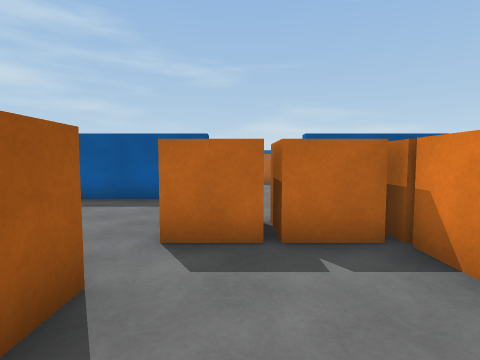
view 1 (above)

21 first-person views from a walk through a Unity game level. The camera is 1.2 m above the floor, tilts 4° down and sees 80° across. The floor is counted in squares, 1 m on a side. Each view is taken from the middle of a square. On the plan, view 1 faces up. The plan holds only what a view shows up to about 13 squares ahead; the rest is blank. The place goes on beyond the plan. The player character is not drawn.

view 2
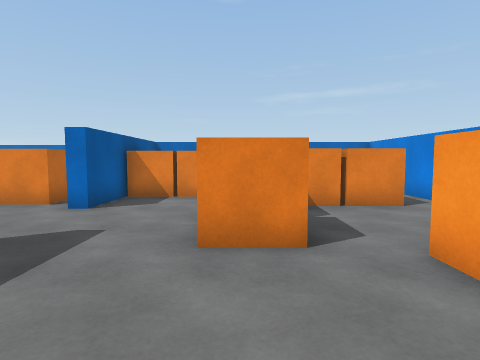

view 3
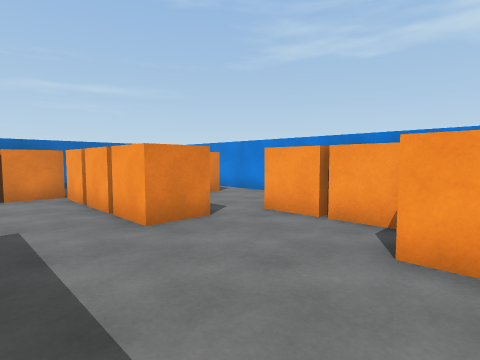

view 4
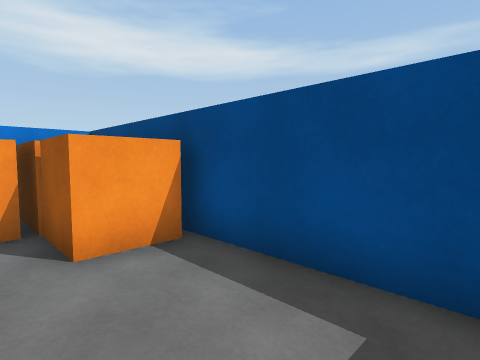

view 5
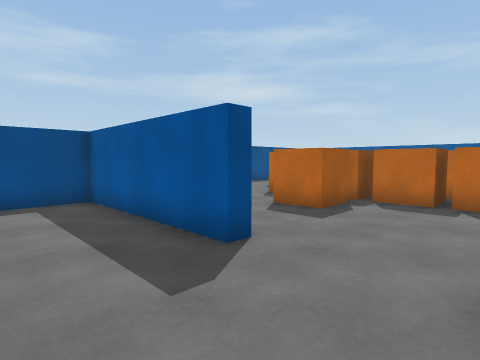

view 6
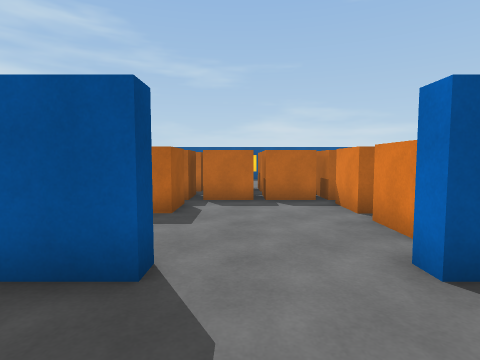

view 7
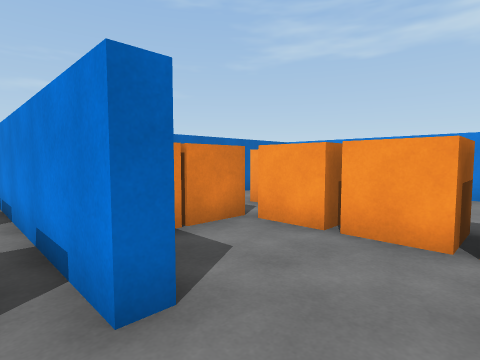

view 8
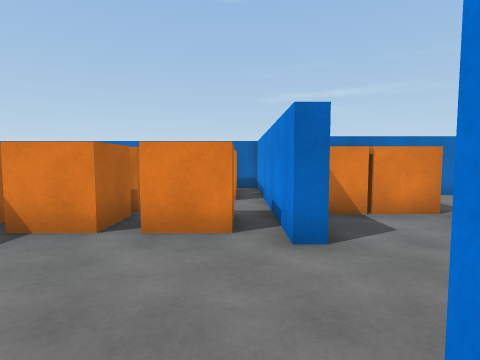

view 9
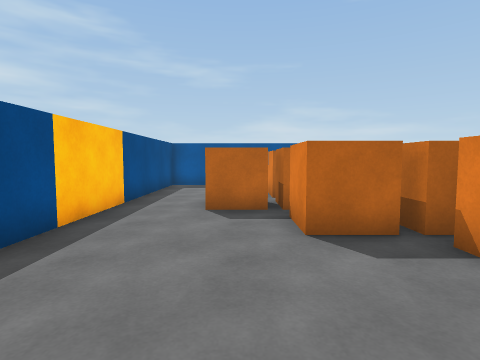

view 10
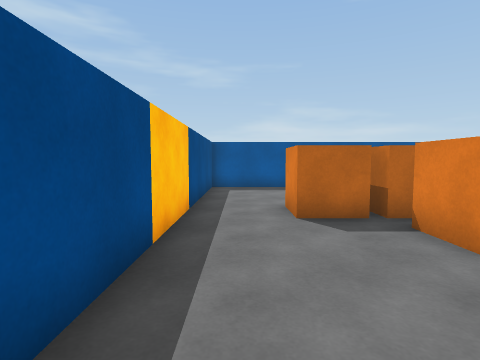

view 11
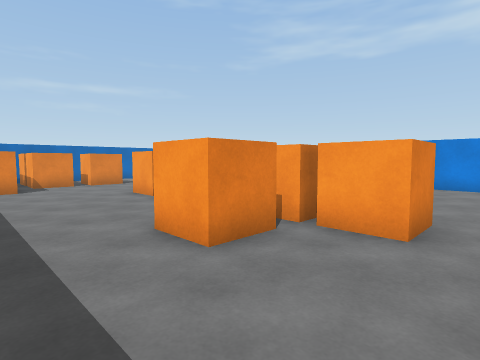

view 12
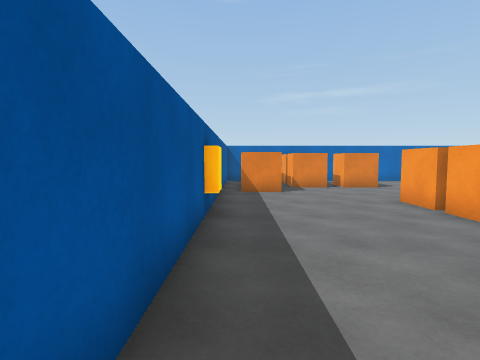

view 13
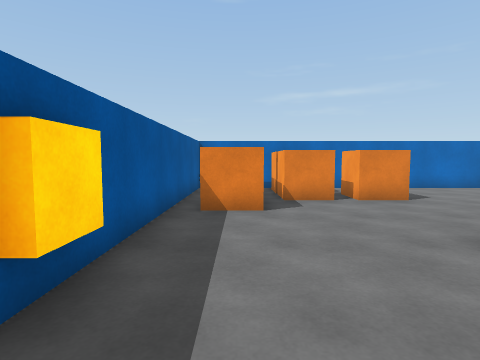

view 14
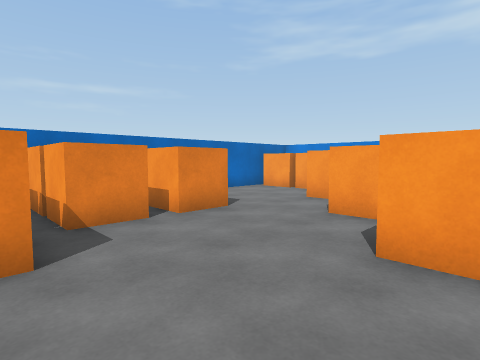

view 15
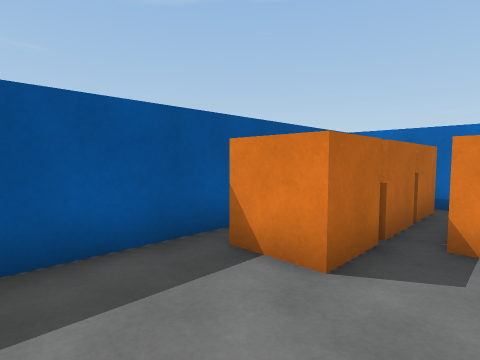

view 16
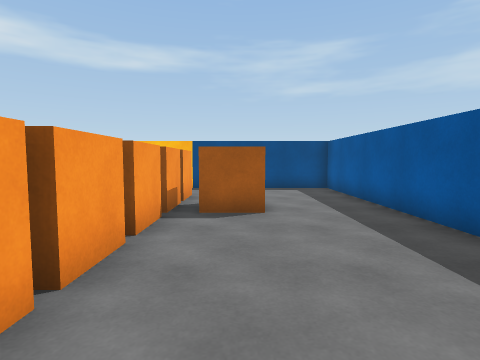

view 17
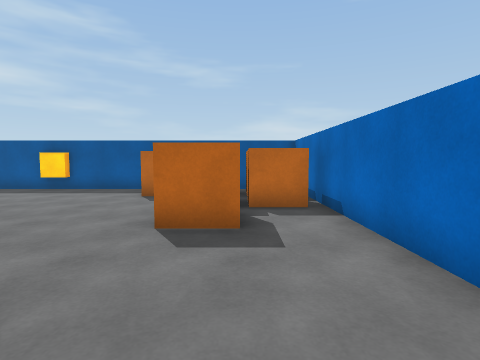

view 18
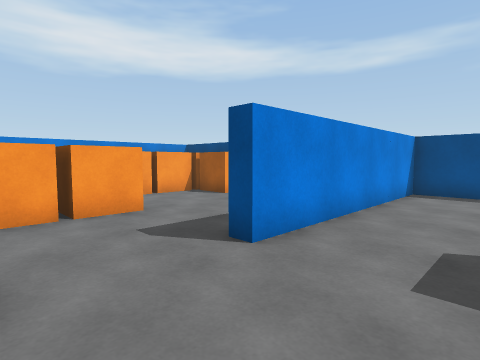

view 19
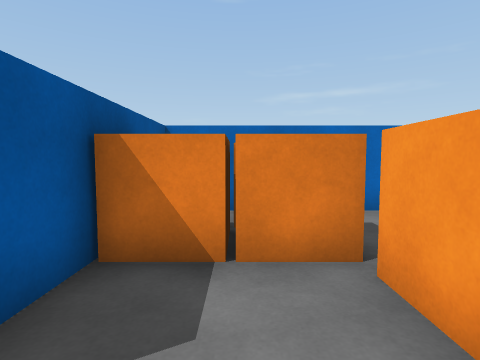

view 20
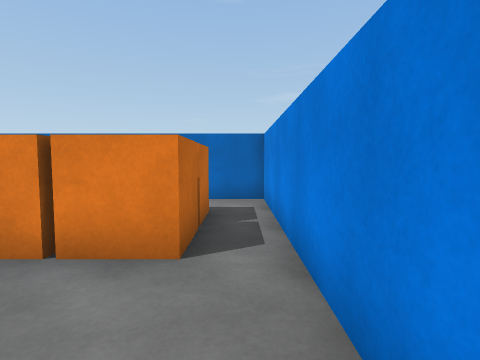

view 21
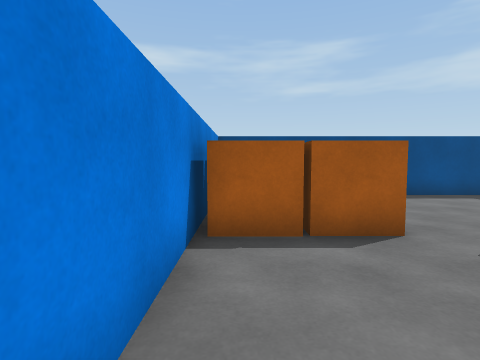

### Floor plan
Points are (right, up) in squares from view 1. A wall is a line through its corners. A room is listed if a view was taken in it or the views show most of it. See-through windows are left out.
Room 1 (views 1, 2, 3, 4, 5, 6, 19, 20, 21)
walls: (-1, 9.2) (-1, 8.7) (-6.8, 8.7) (-6.8, 2); (-5.6, -0.7) (7.7, -0.7) (7.7, 8.7) (2, 8.7) (2, 9.2)
ways out: opening at (1, 9) to room 2
objects: other object (-6, 0) to (-5, 1); other object (-6, 2) to (-5, 2); other object (-6, 3) to (-5, 4); other object (-4, 1) to (-4, 2); other object (-3, 0) to (-2, 0); other object (-3, 1) to (-2, 2); other object (-1, 4) to (0, 5); other object (1, 4) to (2, 5); other object (3, 1) to (4, 2); other object (3, 3); other object (3, 4) to (4, 5); other object (4, 3) to (5, 4); other object (4, 6) to (5, 6); other object (5, 1) to (5, 2); other object (5, 7) to (6, 8); other object (6, 6) to (7, 7)
Room 2 (views 7, 8, 9, 10, 11, 12, 13, 14, 15, 16, 17, 18)
walls: (2, 9.2) (9.9, 9.2); (10.3, 9.1) (10.3, 23.7) (-9.2, 23.7) (-9.2, 9.2) (-1, 9.2)
ways out: opening at (1, 9) to room 1
objects: other object (-7, 17) to (-6, 18); other object (-5, 15) to (-4, 16); other object (-5, 17) to (-3, 18); other object (-5, 19) to (-4, 20); other object (-3, 13) to (-2, 14); other object (-3, 15) to (-2, 16); other object (-3, 17) to (-2, 18); other object (-1, 15) to (0, 16); other object (-1, 17) to (0, 18); other object (1, 15) to (2, 16); other object (1, 17) to (2, 18); orange block (1, 24); other object (3, 10) to (4, 11); other object (3, 13) to (4, 14); other object (3, 15) to (4, 16); other object (5, 13) to (6, 14); other object (5, 22) to (6, 23); other object (7, 10) to (8, 11); other object (7, 17) to (8, 18); other object (7, 19) to (8, 20); other object (7, 22) to (8, 23); other object (9, 10) to (10, 11); other object (9, 19) to (9, 20); other object (9, 22) to (9, 23)

Where each view was taken, in squares from view 1:
view 1: 0 up, 0 right, facing up
view 2: 5 up, 5 left, facing right
view 3: 8 up, 6 left, facing down-right
view 4: 8 up, 4 left, facing down-left
view 5: 6 up, 2 right, facing up-left
view 6: 6 up, 0 right, facing up
view 7: 10 up, 0 right, facing down-right
view 8: 10 up, 2 left, facing right
view 9: 10 up, 6 left, facing up
view 10: 11 up, 8 left, facing up
view 11: 23 up, 8 left, facing down-right
view 12: 23 up, 6 left, facing right
view 13: 22 up, 2 left, facing right
view 14: 22 up, 1 right, facing down-right
view 15: 20 up, 2 right, facing up-right
view 16: 20 up, 3 right, facing left
view 17: 12 up, 8 right, facing up
view 18: 12 up, 2 right, facing down-left
view 19: 7 up, 1 right, facing right
view 20: 0 up, 1 left, facing right
view 21: 0 up, 3 right, facing left
